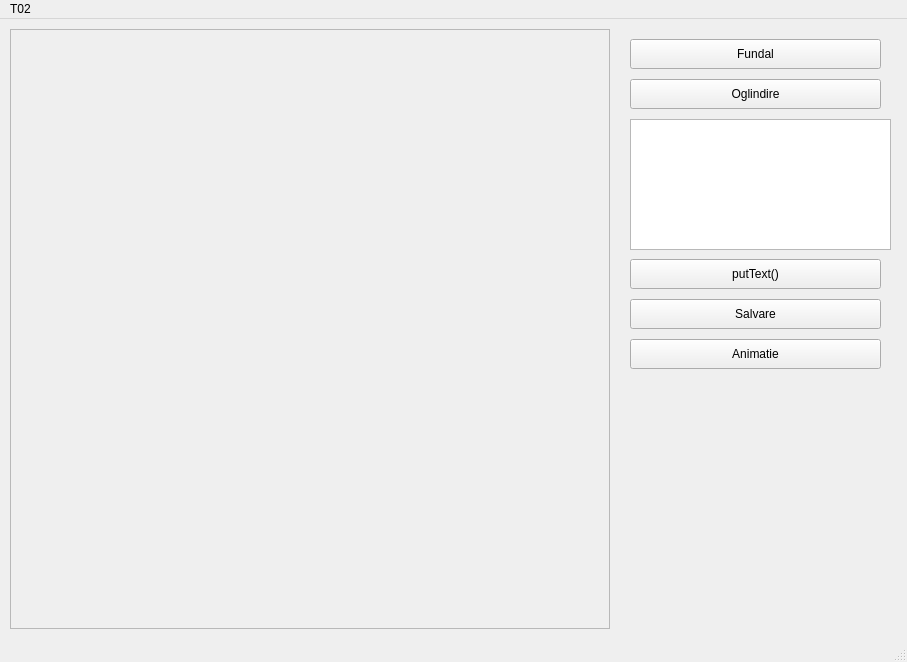
<?xml version="1.0" encoding="UTF-8"?>
<ui version="4.0">
 <class>MainWindow</class>
 <widget class="QMainWindow" name="MainWindow">
  <property name="geometry">
   <rect>
    <x>0</x>
    <y>0</y>
    <width>907</width>
    <height>662</height>
   </rect>
  </property>
  <property name="windowTitle">
   <string>MainWindow</string>
  </property>
  <widget class="QWidget" name="centralwidget">
   <widget class="QPushButton" name="oglindire">
    <property name="geometry">
     <rect>
      <x>630</x>
      <y>60</y>
      <width>251</width>
      <height>30</height>
     </rect>
    </property>
    <property name="text">
     <string>Oglindire</string>
    </property>
   </widget>
   <widget class="QPushButton" name="text">
    <property name="geometry">
     <rect>
      <x>630</x>
      <y>240</y>
      <width>251</width>
      <height>30</height>
     </rect>
    </property>
    <property name="text">
     <string>putText()</string>
    </property>
   </widget>
   <widget class="QFrame" name="frame">
    <property name="geometry">
     <rect>
      <x>10</x>
      <y>10</y>
      <width>600</width>
      <height>600</height>
     </rect>
    </property>
    <property name="frameShape">
     <enum>QFrame::StyledPanel</enum>
    </property>
    <property name="frameShadow">
     <enum>QFrame::Raised</enum>
    </property>
   </widget>
   <widget class="QPushButton" name="animatie">
    <property name="geometry">
     <rect>
      <x>630</x>
      <y>320</y>
      <width>251</width>
      <height>30</height>
     </rect>
    </property>
    <property name="text">
     <string>Animatie</string>
    </property>
   </widget>
   <widget class="QPlainTextEdit" name="dialog">
    <property name="geometry">
     <rect>
      <x>630</x>
      <y>100</y>
      <width>261</width>
      <height>131</height>
     </rect>
    </property>
   </widget>
   <widget class="QPushButton" name="salvare_imagine">
    <property name="geometry">
     <rect>
      <x>630</x>
      <y>280</y>
      <width>251</width>
      <height>30</height>
     </rect>
    </property>
    <property name="text">
     <string>Salvare</string>
    </property>
   </widget>
   <widget class="QPushButton" name="setFrame">
    <property name="geometry">
     <rect>
      <x>630</x>
      <y>20</y>
      <width>251</width>
      <height>30</height>
     </rect>
    </property>
    <property name="text">
     <string>Fundal</string>
    </property>
   </widget>
  </widget>
  <widget class="QMenuBar" name="menubar">
   <property name="geometry">
    <rect>
     <x>0</x>
     <y>0</y>
     <width>907</width>
     <height>21</height>
    </rect>
   </property>
   <widget class="QMenu" name="menuT02">
    <property name="title">
     <string>T02</string>
    </property>
   </widget>
   <addaction name="menuT02"/>
  </widget>
  <widget class="QStatusBar" name="statusbar"/>
 </widget>
 <resources/>
 <connections/>
</ui>
